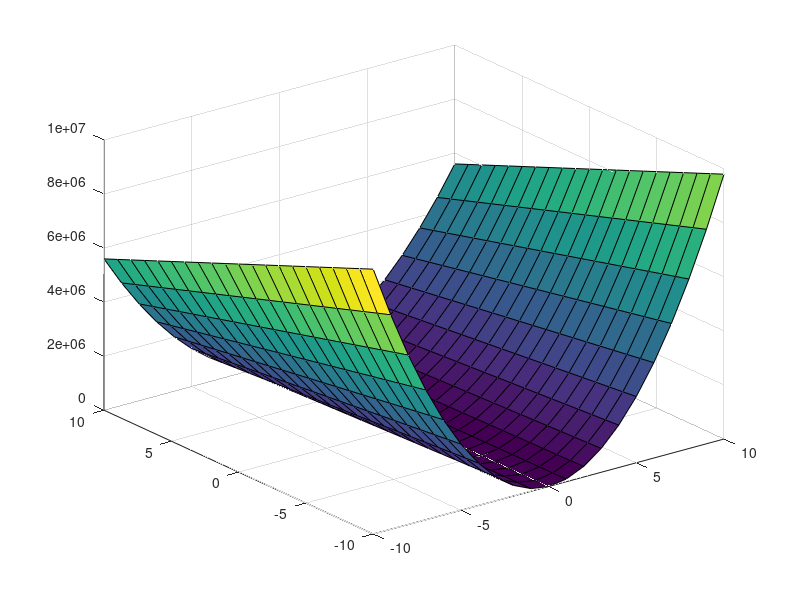

Source code (MATLAB): (Note: this script raises an error after producing the figure.)
%%genetic 9.5

clc
clear
close all
[x,y] = meshgrid([-10:10],[-10:10]);
z =  100.*((y-x.^2)^2)+(1-x).^2;
surf(x,y,z)
sym x
hold on

cforcemut = 0;
cross = 1;
nvar = 2 ;
stop = 10^-3;
popNum = 400;
startP = [-12,1];
tolera= [-3,3];
starfval = func1(startP);
pmutat = 0.4;
indistop = 0;
SelectionP = 0.5;
%creating population
pop = CreatePop(nvar,popNum,tolera,startP);
gen = 1;
numgen = 100;
while(indistop==0&&gen<numgen)
    for i = 1: size(pop,1)
        fval(i) = func1(pop(i,:));
        if gen ~=1
        if fval(i)<=stop
            solution(1,:) = [pop(i,1),pop(i,2),fval(i)];
            indistop = 1;
            break;
        end
        end
    end
    
    
    sfval = sum(fval);
    minfval = min(fval);
    
    pnorm =  minfval/sfval;
    
    for i = 1: size(pop,1)
        pcurrent=(pnorm/((fval(i))/sfval));
        totalS(i,:) = [pop(i,1),pop(i,2),fval(i),pcurrent];
    end
    totalS = sortrows(totalS,3);
    sizeSel = size(totalS,1);
    
    sizeSel = sizeSel*SelectionP;
    
    parents = ParentSelect(sizeSel,totalS);
    counter = 1;
    
%     if totalS(1,1)==pop(1,1)&&totalS(1,2)==pop(1,2)
%         cforcemut = cforcemut+1;
%         if(cforcemut/numgen>0.1)
%             [ch1,ch2] = CrossOver(totalS(1,1:2),totalS(randi([2 fix(size(totalS,1)/2)]),1:2),nvar,1,cross);
%             newpop(1,:)=ch1;
%             newpop(2,:)=ch2;
%             counter = 3;
%             cforcemut = 1;
%         end
%     end

 newpop(counter,:)= [totalS(1,1),totalS(1,2)];
    
    
    for i =1 : size(parents,1)
       in = 0;
        a = randi([1 size(totalS,1)]);
        [ch1,ch2] = CrossOver( parents(i,1:2),totalS(a,1:2),nvar,pmutat,cross);
        if func1([parents(i,1:2)])>=func1(ch1)
        newpop(counter,:)= ch1;
        else
            in = 1;
        newpop(counter,:) = [parents(i,1:2)];
        end
        counter = counter+1;
        
        if func1([parents(i,1:2)])>=func1(ch2)||in~=1
        newpop(counter,:)=ch2;
        else
        newpop(counter,:) = [parents(i,1:2)];
        end
        
        counter = counter+1;
    end
    
    fprintf("Generation :%d \n Bestx:%f Besty:%f , fval:%f \n",gen,totalS(1,1),totalS(1,2),totalS(1,3));
    plot3(totalS(1,1),totalS(1,2),totalS(1,3),'o')
    popMemorium(gen).population = pop;
    popMemorium(gen).totalS = totalS;
    gen = gen+1;
    pop = [];
    pop = newpop;
end

















